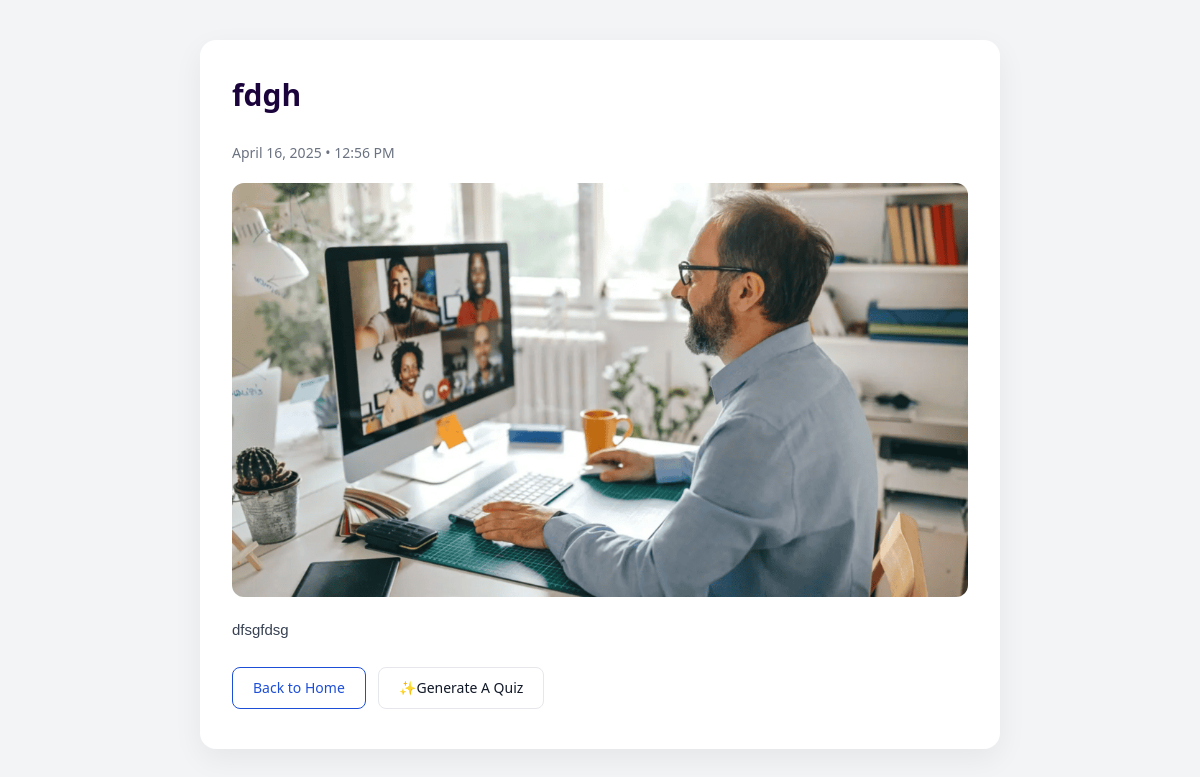
Page /blogverse/blog/6/ on the committed database.
### blogverse/models.py (models this page shows, shortened)
class BlogPost(models.Model):
    user = models.ForeignKey(settings.AUTH_USER_MODEL, on_delete=models.CASCADE)
    title = models.CharField(max_length=200)
    image = models.ImageField(upload_to='blog_images/', blank=True, null=True)
    content = models.TextField()
    created_at = models.DateTimeField(auto_now_add=True)
    profile_image = models.ImageField(upload_to='profile_images/', null=True, blank=True)

### blogverse/views.py (the view)
# urls.py: path('blog/<int:post_id>/', views.blog_detail, name='blog_detail'),  # View a single blog post
def blog_detail(request, post_id):
    post = get_object_or_404(BlogPost, id=post_id)
    return render(request, 'blog_detail.html', {'post': post})

### blogverse/templates/blog_detail.html (shortened to what this page needs)
<!DOCTYPE html>
<html lang="en">
<head>
    <script src="https://cdn.tailwindcss.com"></script>
</head>
<body>
    {% block content %}
    <div class="blog-container">
        <div class="title">
            <h1>{{ post.title }}</h1>
        </div>
        <div class="meta">
            <div>
                <div class="published-date">{{ post.created_at|date:"F d, Y • h:i A" }}</div>
            </div>
        </div>
        {% if post.image %}
        <img src="{{ post.image.url }}" alt="Blog Image" class="blog-image">
        {% endif %}
        <div class="blog-content">{{ post.content|linebreaks }}</div>
        <br>
        <a href="{% url 'blog_list' %}"><button type="button"
                class="text-blue-700 hover:text-white border border-blue-700 hover:bg-blue-800 focus:ring-4 focus:outline-none focus:ring-blue-300 font-medium rounded-lg text-sm px-5 py-2.5 text-center me-2 mb-2 dark:border-blue-500 dark:text-blue-500 dark:hover:text-white dark:hover:bg-blue-500 dark:focus:ring-blue-800">Back
                to
                Home</button></a>
                <a href="{% url 'blogbattle:start' %}?category={{ post.title|urlencode }}"><button type="button" class="py-2.5 px-5 me-2 mb-2 text-sm font-medium text-gray-900 focus:outline-none bg-white rounded-lg border border-gray-200 hover:bg-gray-100 hover:text-blue-700 focus:z-10 focus:ring-4 focus:ring-gray-100 dark:focus:ring-gray-700 dark:bg-gray-800 dark:text-gray-400 dark:border-gray-600 dark:hover:text-white dark:hover:bg-gray-700">✨Generate A Quiz</button>
                </a>
    </div>
    {% endblock %}
</body>
</html>

### blogverse/templates/blog_detail.html (style rules this page uses)
body { font-family: 'Segoe UI', Tahoma, Geneva, Verdana, sans-serif; background-color: #f3f4f6; margin: 0; padding: 40px 20px; display: flex; justify-content: center; align-items: flex-start; min-height: 100vh; }
.blog-container { background: #ffffff; max-width: 800px; width: 100%; padding: 32px; border-radius: 16px; box-shadow: 0 10px 30px rgba(0, 0, 0, 0.06); }
.title h1 { font-family: 'Segoe UI', 'Helvetica Neue', sans-serif; font-size: 30px; font-weight: 700; color: #1b033b; }
.meta { display: flex; align-items: center; gap: 12px; margin-bottom: 20px; font-size: 14px; color: #6b7280; }
.blog-image { width: 100%; height: auto; border-radius: 12px; margin: 20px 0; }
.blog-content { font-family: 'DM Sans', sans-serif; font-size: 15px; line-height: 1.75; color: #374151; text-align: justify; margin-top: 20px; }
.published-date { font-size: 14px; color: #6b7280; margin-top: 25px; }

### rows in the picture
BlogPost: title "fdgh", created_at "April 16, 2025 • 12:56 PM", image (picture), content "dfsgfdsg"
